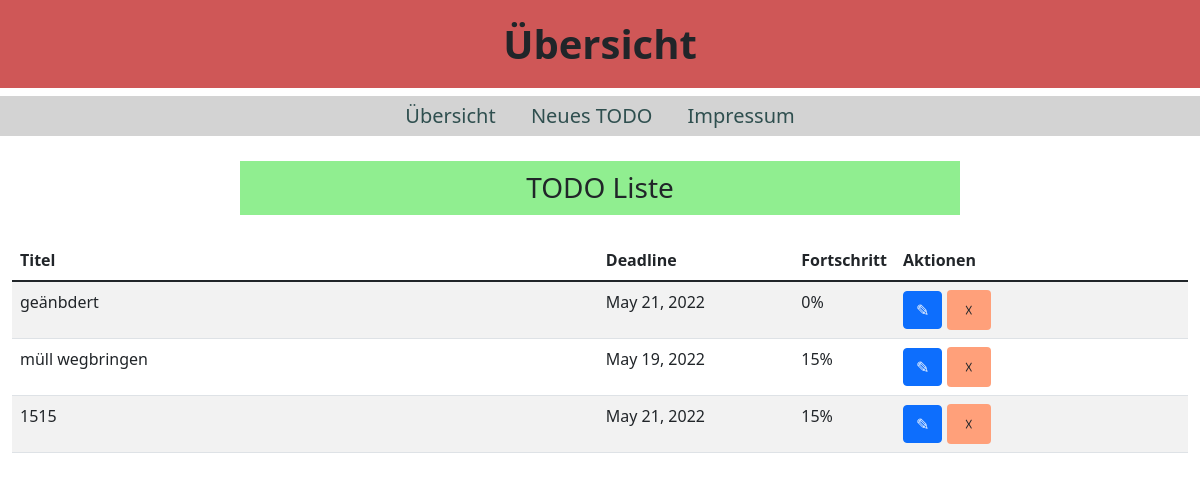
Before: / with the older database file.
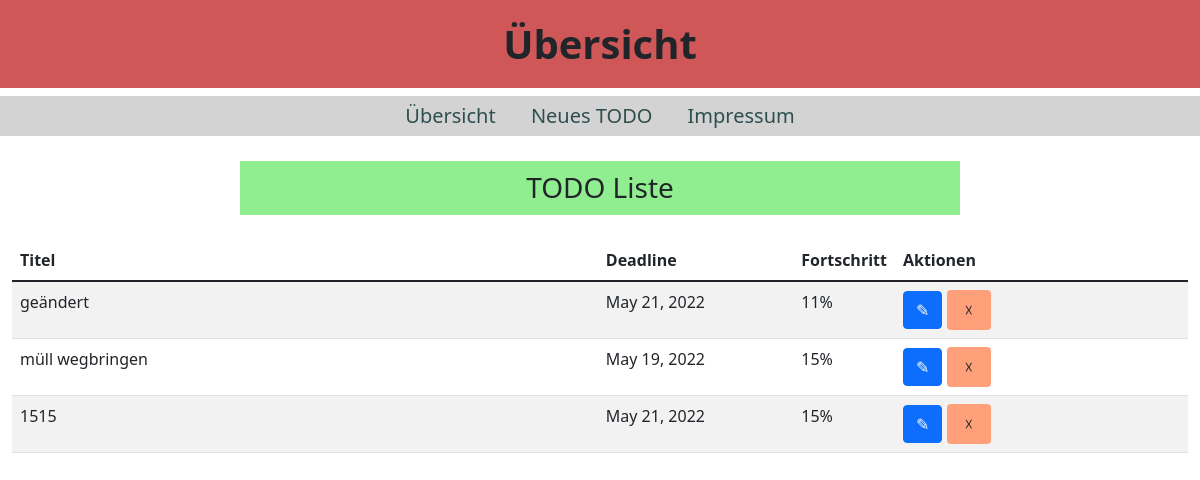
After: the same page with the newer database file.
### firstapp/models.py (models this page shows)
class Todo(models.Model):
    title = models.CharField(max_length=250)
    deadline = models.DateField()
    percent = models.PositiveIntegerField(default=0,
                validators=[MaxValueValidator(100),MinValueValidator(0)])

### firstapp/views.py (the view)
# urls.py: path('', views.homepage, name='Übersicht'),
def homepage(request):
    todos = Todo.objects.all()
    context ={'todos' : todos}
    return render(request,'firstapp/Übersicht.html', context)

### firstapp/templates/firstapp/Übersicht.html (shortened to what this page needs)
<!DOCTYPE html>
<html lang="de">
<head>
    <link href="https://cdn.jsdelivr.net/npm/bootstrap@5.1.3/dist/css/bootstrap.min.css"
          rel="stylesheet"
>
</head>
<body>
    <header>
        <h1><b>Übersicht</b></h1>
    </header>
    <nav>
        <a href="{% url 'Übersicht' %}">Übersicht</a>
        <a href="{% url 'New' %}">Neues TODO</a>
        <a href="{% url 'Impressum' %}">Impressum</a>
    </nav>
    <h3>TODO Liste</h3>
    <div class="container-fluid">
      <div class="table-responsive">
        <table id="mainTable" class="table table-striped table-hover">
          <thead>
            <tr>
              <th>Titel</th>
              <th>Deadline</th>
              <th>Fortschritt</th>
              <th>Aktionen</th>
            </tr>
          </thead>
          <tbody>
            {% for todo in todos %}
              <tr>
                <td class="col-lg-6">{{todo.title|truncatechars:160}}</td>
                <td class="col-sm-2">{{todo.deadline.date}}</td>
                <td class="col-sm-1">{{todo.percent}}%</td>
                <td class="col-sm-3">
                  <a class="btn btn-primary" href="{% url 'edit' todo.id %}" role="button">&#x270E</a>
                  <a class="btn close" href="{% url 'delete' todo.id %}" role="button">&#9747</a>
                </td>
              </tr>
            {% endfor %}
          </tbody>
        </table>
      </div>
    </div>
</body>
</html>

Changed rows visible on the page:
changed Todo: title "geänbdert" → "geändert"; percent "0" → "11"
